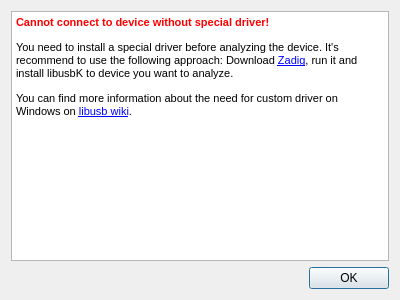
<?xml version="1.0" encoding="UTF-8"?>
<ui version="4.0">
 <class>WindowsDriverDialog</class>
 <widget class="QDialog" name="WindowsDriverDialog">
  <property name="geometry">
   <rect>
    <x>0</x>
    <y>0</y>
    <width>400</width>
    <height>300</height>
   </rect>
  </property>
  <property name="windowTitle">
   <string>Cannot connect to device without special driver!</string>
  </property>
  <layout class="QVBoxLayout" name="verticalLayout">
   <item>
    <widget class="QTextBrowser" name="text">
     <property name="html">
      <string>&lt;!DOCTYPE HTML PUBLIC &quot;-//W3C//DTD HTML 4.0//EN&quot; &quot;http://www.w3.org/TR/REC-html40/strict.dtd&quot;&gt;
&lt;html&gt;&lt;head&gt;&lt;meta name=&quot;qrichtext&quot; content=&quot;1&quot; /&gt;&lt;style type=&quot;text/css&quot;&gt;
p, li { white-space: pre-wrap; }
&lt;/style&gt;&lt;/head&gt;&lt;body style=&quot; font-family:'MS Shell Dlg 2'; font-size:8.25pt; font-weight:400; font-style:normal;&quot;&gt;
&lt;p style=&quot; margin-top:12px; margin-bottom:12px; margin-left:0px; margin-right:0px; -qt-block-indent:0; text-indent:0px;&quot;&gt;&lt;span style=&quot; font-weight:600; color:#ff0000;&quot;&gt;Cannot connect to device without special driver!&lt;/span&gt;&lt;/p&gt;
&lt;p style=&quot; margin-top:12px; margin-bottom:12px; margin-left:0px; margin-right:0px; -qt-block-indent:0; text-indent:0px;&quot;&gt;You need to install a special driver before analyzing the device. It's recommend to use the following approach: Download &lt;a href=&quot;http://zadig.akeo.ie/&quot;&gt;&lt;span style=&quot; text-decoration: underline; color:#0000ff;&quot;&gt;Zadig&lt;/span&gt;&lt;/a&gt;, run it and install libusbK to device you want to analyze.&lt;/p&gt;
&lt;p style=&quot; margin-top:12px; margin-bottom:12px; margin-left:0px; margin-right:0px; -qt-block-indent:0; text-indent:0px;&quot;&gt;You can find more information about the need for custom driver on Windows on &lt;a href=&quot;https://github.com/libusb/libusb/wiki/Windows#how-to-use-libusb-on-windows&quot;&gt;&lt;span style=&quot; text-decoration: underline; color:#0000ff;&quot;&gt;libusb wiki&lt;/span&gt;&lt;/a&gt;.&lt;/p&gt;&lt;/body&gt;&lt;/html&gt;</string>
     </property>
     <property name="openExternalLinks">
      <bool>true</bool>
     </property>
    </widget>
   </item>
   <item>
    <layout class="QHBoxLayout" name="horizontalLayout">
     <item>
      <spacer name="horizontalSpacer">
       <property name="orientation">
        <enum>Qt::Horizontal</enum>
       </property>
       <property name="sizeHint" stdset="0">
        <size>
         <width>40</width>
         <height>20</height>
        </size>
       </property>
      </spacer>
     </item>
     <item>
      <widget class="QPushButton" name="okButton">
       <property name="text">
        <string>OK</string>
       </property>
      </widget>
     </item>
    </layout>
   </item>
  </layout>
 </widget>
 <resources/>
 <connections/>
</ui>
